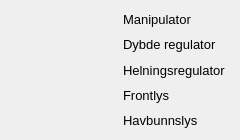
                                     <widget class="QFrame" name="rovColumn2">
                                      <property name="minimumSize">
                                       <size>
                                        <width>0</width>
                                        <height>0</height>
                                       </size>
                                      </property>
                                      <property name="maximumSize">
                                       <size>
                                        <width>16777215</width>
                                        <height>16777215</height>
                                       </size>
                                      </property>
                                      <property name="frameShape">
                                       <enum>QFrame::NoFrame</enum>
                                      </property>
                                      <property name="frameShadow">
                                       <enum>QFrame::Raised</enum>
                                      </property>
                                      <layout class="QVBoxLayout" name="verticalLayout_23">
                                       <property name="leftMargin">
                                        <number>0</number>
                                       </property>
                                       <property name="topMargin">
                                        <number>0</number>
                                       </property>
                                       <property name="rightMargin">
                                        <number>0</number>
                                       </property>
                                       <property name="bottomMargin">
                                        <number>0</number>
                                       </property>
                                       <item>
                                        <widget class="QFrame" name="rovRow2">
                                         <property name="minimumSize">
                                          <size>
                                           <width>240</width>
                                           <height>140</height>
                                          </size>
                                         </property>
                                         <property name="maximumSize">
                                          <size>
                                           <width>16777215</width>
                                           <height>200</height>
                                          </size>
                                         </property>
                                         <property name="styleSheet">
                                          <string notr="true">QPushButton { background-color: rgb(109, 156, 113) } QPushButton#lys_av_btn, QPushButton#dybde_av_btn, QPushButton#helning_av_btn, QPushButton#mani_av_btn{ background-color: rgb(192, 108, 109) } QPushButton:hover { background-color: rgba(255, 255, 255, 110) } QPushButton#dybde_av_btn:hover, QPushButton#helning_av_btn:hover, QPushButton#mani_av_btn:hover { background-color: rgba(255, 255, 255, 110) }</string>
                                         </property>
                                         <property name="frameShape">
                                          <enum>QFrame::NoFrame</enum>
                                         </property>
                                         <property name="frameShadow">
                                          <enum>QFrame::Raised</enum>
                                         </property>
                                         <layout class="QHBoxLayout" name="horizontalLayout_20">
                                          <property name="sizeConstraint">
                                           <enum>QLayout::SetDefaultConstraint</enum>
                                          </property>
                                          <property name="leftMargin">
                                           <number>0</number>
                                          </property>
                                          <property name="topMargin">
                                           <number>0</number>
                                          </property>
                                          <property name="rightMargin">
                                           <number>0</number>
                                          </property>
                                          <property name="bottomMargin">
                                           <number>0</number>
                                          </property>
                                          <item>
                                           <widget class="QFrame" name="toogleBtnContainer">
                                            <property name="frameShape">
                                             <enum>QFrame::NoFrame</enum>
                                            </property>
                                            <property name="frameShadow">
                                             <enum>QFrame::Raised</enum>
                                            </property>
                                            <layout class="QVBoxLayout" name="toggle_layout">
                                             <property name="leftMargin">
                                              <number>0</number>
                                             </property>
                                             <property name="topMargin">
                                              <number>0</number>
                                             </property>
                                             <property name="rightMargin">
                                              <number>0</number>
                                             </property>
                                             <property name="bottomMargin">
                                              <number>0</number>
                                             </property>
                                            </layout>
                                           </widget>
                                          </item>
                                          <item>
                                           <widget class="QFrame" name="toogleBtnLabels">
                                            <property name="frameShape">
                                             <enum>QFrame::NoFrame</enum>
                                            </property>
                                            <property name="frameShadow">
                                             <enum>QFrame::Raised</enum>
                                            </property>
                                            <layout class="QVBoxLayout" name="verticalLayout_32" stretch="0,0,0,0,0">
                                             <property name="spacing">
                                              <number>-1</number>
                                             </property>
                                             <property name="leftMargin">
                                              <number>0</number>
                                             </property>
                                             <property name="topMargin">
                                              <number>10</number>
                                             </property>
                                             <property name="rightMargin">
                                              <number>0</number>
                                             </property>
                                             <property name="bottomMargin">
                                              <number>10</number>
                                             </property>
                                             <item>
                                              <widget class="QLabel" name="text_mani">
                                               <property name="font">
                                                <font>
                                                 <family>Segoe UI</family>
                                                 <pointsize>10</pointsize>
                                                 <weight>50</weight>
                                                 <italic>false</italic>
                                                 <bold>false</bold>
                                                </font>
                                               </property>
                                               <property name="text">
                                                <string>Manipulator</string>
                                               </property>
                                               <property name="textFormat">
                                                <enum>Qt::PlainText</enum>
                                               </property>
                                              </widget>
                                             </item>
                                             <item>
                                              <widget class="QLabel" name="text_dybde_reg">
                                               <property name="font">
                                                <font>
                                                 <family>Segoe UI</family>
                                                 <pointsize>10</pointsize>
                                                 <weight>50</weight>
                                                 <italic>false</italic>
                                                 <bold>false</bold>
                                                </font>
                                               </property>
                                               <property name="text">
                                                <string>Dybde regulator</string>
                                               </property>
                                               <property name="textFormat">
                                                <enum>Qt::PlainText</enum>
                                               </property>
                                              </widget>
                                             </item>
                                             <item>
                                              <widget class="QLabel" name="text_helning">
                                               <property name="minimumSize">
                                                <size>
                                                 <width>0</width>
                                                 <height>0</height>
                                                </size>
                                               </property>
                                               <property name="font">
                                                <font>
                                                 <family>Segoe UI</family>
                                                 <pointsize>10</pointsize>
                                                 <weight>50</weight>
                                                 <italic>false</italic>
                                                 <bold>false</bold>
                                                </font>
                                               </property>
                                               <property name="text">
                                                <string>Helningsregulator</string>
                                               </property>
                                               <property name="textFormat">
                                                <enum>Qt::PlainText</enum>
                                               </property>
                                              </widget>
                                             </item>
                                             <item>
                                              <widget class="QLabel" name="text_frontlys">
                                               <property name="font">
                                                <font>
                                                 <family>Segoe UI</family>
                                                 <pointsize>10</pointsize>
                                                 <weight>50</weight>
                                                 <italic>false</italic>
                                                 <bold>false</bold>
                                                </font>
                                               </property>
                                               <property name="text">
                                                <string>Frontlys</string>
                                               </property>
                                               <property name="textFormat">
                                                <enum>Qt::RichText</enum>
                                               </property>
                                              </widget>
                                             </item>
                                             <item>
                                              <widget class="QLabel" name="text_havbunnslys">
                                               <property name="font">
                                                <font>
                                                 <family>Segoe UI</family>
                                                 <pointsize>10</pointsize>
                                                 <weight>50</weight>
                                                 <italic>false</italic>
                                                 <bold>false</bold>
                                                </font>
                                               </property>
                                               <property name="text">
                                                <string>Havbunnslys</string>
                                               </property>
                                               <property name="textFormat">
                                                <enum>Qt::RichText</enum>
                                               </property>
                                              </widget>
                                             </item>
                                            </layout>
                                           </widget>
                                          </item>
                                         </layout>
                                        </widget>
                                       </item>
                                      </layout>
                                     </widget>
